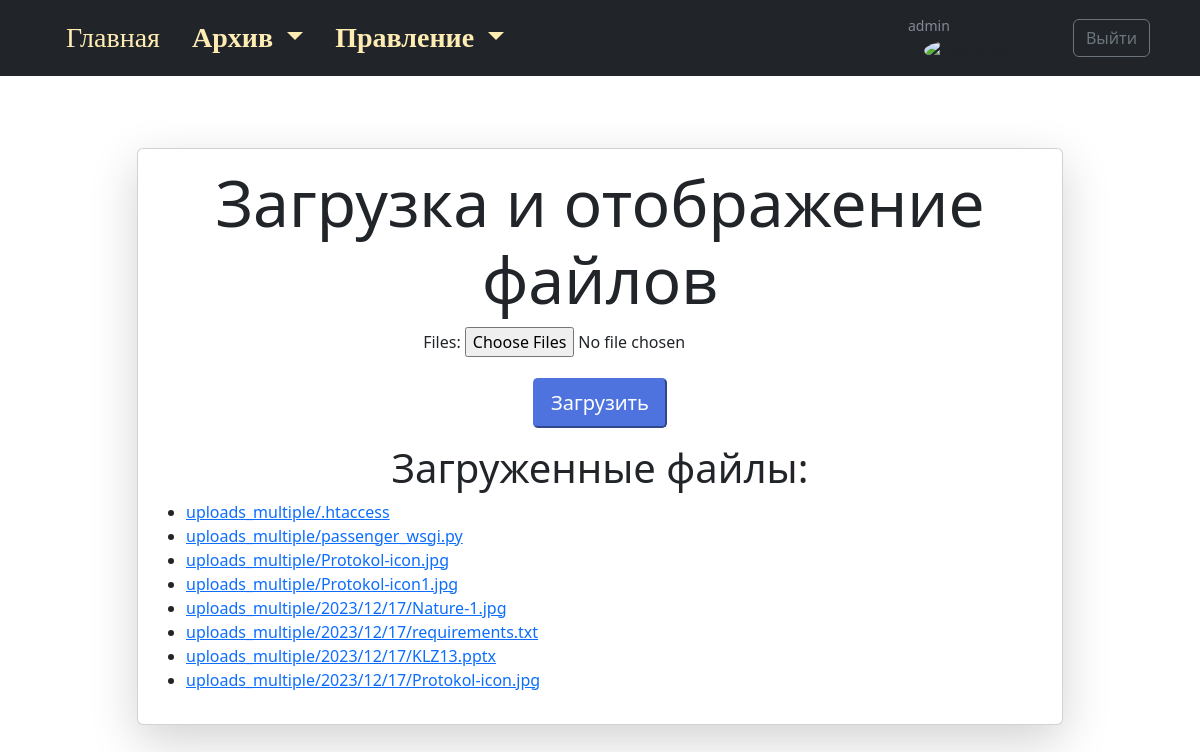
Page /upload_multiple/ (signed in) on the committed database.
### app_load_multiple/models.py (models this page shows)
class UploadFilesMultiple(models.Model):
    file = models.FileField(
        upload_to='uploads_multiple/%Y/%m/%d/', verbose_name='Файл')
    uploaded_at = models.DateTimeField(
        auto_now_add=True, verbose_name='Дата/Время загрузки')
    class Meta:
        verbose_name = 'Загруженный файл'
        verbose_name_plural = 'Загруженные файлы'

### app_load_multiple/views.py (the view)
# urls.py: path('', upload_and_display_files, name='upload_and_display'),
def upload_and_display_files(request):
    files = UploadFilesMultiple.objects.all()
    if request.method == 'POST':
        form = UploadFilesMultipleForm(request.POST, request.FILES)
        if form.is_valid():
            for uploaded_file in request.FILES.getlist('files'):
                UploadFilesMultiple.objects.create(file=uploaded_file)
            return redirect('upload_and_display')
    else:
        form = UploadFilesMultipleForm()
    context = {
        'form': form,
        'files': files,
        'title': 'Загрузка файлов',
    }
    return render(request, 'app_load_multiple/upload_and_display.html', context)

### app_load_multiple/forms.py
class UploadFilesMultipleForm(forms.Form):
    files = MultipleFileField()

### app_load_multiple/templates/app_load_multiple/upload_and_display.html (shortened to what this page needs)
{% extends "app_core/base.html" %} {% load static %} {% block content %} <br />
<center>
  <div class="container my-5">
    <div class="row">
      <div class="col-10 mx-auto">
        <div class="card p-3 shadow-lg rounded">
          <h2 class="display-3">Загрузка и отображение файлов</h2>
          <form method="post" enctype="multipart/form-data">
            {% csrf_token %} {{ form.as_p }}
            <div class="col-auto">
              <button type="submit" class="btn-lg btn-primary mb-3">
                Загрузить
              </button>
            </div>
          </form>
          <h3 class="display-6">Загруженные файлы:</h3>
          <ul class="text-start">
            {% for file in files %}
            <li><a href="{{ file.file.url }}">{{ file.file.name }}</a></li>
            {% empty %}
            <li class="fs-3">Пока ничего не загружено.</li>
            {% endfor %}
          </ul>
        </div>
      </div>
    </div>
  </div>
</center>
{% endblock content %}

### app_core/templates/app_core/base.html (shortened to what this page needs)
<!DOCTYPE html>
<html lang="en">
  <head>
    {% load static %}
    <link rel="stylesheet" href="{% static 'app_core/css/fonts.css' %}" />
    <link
      href="{% static 'app_core/vendor/fontawesome-free/css/all.min.css' %}"
      rel="stylesheet"
      type="text/css"
    />
    <link
      href="{% static 'app_core/css/sb-admin-2.min.css' %}"
      rel="stylesheet"
    />
    <link
      href="https://cdn.jsdelivr.net/npm/bootstrap@5.2.3/dist/css/bootstrap.min.css"
      rel="stylesheet"
    />
    <link href="{% static 'app_core/css/my_styles.css' %}" rel="stylesheet" />
    <link
      href="https://cdn.jsdelivr.net/npm/jarallax@2/dist/jarallax.min.css"
      rel="stylesheet"
    />
  </head>
  <body>
    <nav class="navbar navbar-expand-lg px-3 navbar-dark bg-dark">
      <div class="container-lg">
        <div class="collapse navbar-collapse" id="navbarText">
          <ul class="navbar-nav me-auto mb-2 mb-lg-0">
            <li class="nav-item">
              <a
                class="nav-link active me-3 fs-3 transform"
                style="color: #ffecb3; font-family: Lobster"
                aria-current="page"
                href="{% url 'home' %}"
                >Главная
              </a>
            </li>
            <li class="nav-item dropdown">
              <a
                class="nav-link dropdown-toggle fs-3 me-3 transform"
                style="color: #ffecb3; font-family: Lobster"
                href="#"
                role="button"
                data-bs-toggle="dropdown"
                aria-expanded="false"
              >
                <strong>Архив</strong>
              </a>
            </li>
            <li class="nav-item dropdown">
              <a
                class="nav-link dropdown-toggle fs-3 me-3 transform"
                style="color: #ffecb3; font-family: Lobster"
                href="#"
                role="button"
                data-bs-toggle="dropdown"
                aria-expanded="false"
              >
                <strong>Правление</strong>
              </a>
            </li>
          </ul>
          {% if request.user.is_authenticated %}
          <div
            class="d-flex align-items-center justify-content-between"
            style="width: 250px"
          >
            <div class="d-none d-lg-inline">
              <span class="d-none d-lg-inline text-gray-600 small"
                >{{ request.user }}</span
              >
              <img
                class="img-profile d-none d-lg-inline rounded-circle ml-3"
                src="{% static 'app_core/img/undraw_profile.svg' %}"
                alt="user's icon"
              />
            </div>
            <div class="m-2">
              <a class="btn btn-outline-secondary" href="{% url 'logout' %}">
                Выйти
              </a>
            </div>
          </div>
          {% else %}
          <div class="row m-2">
            <a class="btn btn-outline-secondary" href="{% url 'login' %}">
              Войти
            </a>
          </div>
          {% endif %}
        </div>
      </div>
    </nav>
    {% block content %} {% endblock content %}
  </body>
</html>

### app_core/static/app_core/css/my_styles.css (style rules this page uses)
.img-profile { height: 2rem; width: 2rem; }

### rows in the picture
UploadFilesMultiple: file.name "uploads_multiple/.htaccess"
UploadFilesMultiple: file.name "uploads_multiple/passenger_wsgi.py"
UploadFilesMultiple: file.name "uploads_multiple/Protokol-icon.jpg"
UploadFilesMultiple: file.name "uploads_multiple/Protokol-icon1.jpg"
UploadFilesMultiple: file.name "uploads_multiple/2023/12/17/Nature-1.jpg"
UploadFilesMultiple: file.name "uploads_multiple/2023/12/17/requirements.txt"
UploadFilesMultiple: file.name "uploads_multiple/2023/12/17/KLZ13.pptx"
UploadFilesMultiple: file.name "uploads_multiple/2023/12/17/Protokol-icon.jpg"

### other values in the picture
{{ request.user }} "admin"
